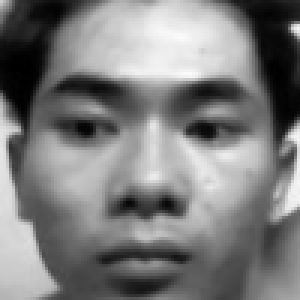
#> input picture face_recognition_flutter/backendjs/dataset/User.3.1.jpg, 100 x 100 px (shown 3 times larger); its folder holds 4 pictures in this run
$ python 02_face_training.py
#> lines starting #> are read from the running program, lines starting #| are printed output that depends on the picture
import cv2
import numpy as np
from PIL import Image
import os

# ========= CẤU HÌNH =========
dataset_path = 'dataset'
cascade_path = os.path.join('models', 'haarcascade_frontalface_default.xml')
trainer_output = os.path.join('trainer', 'trainer.yml')

# ========= KHỞI TẠO =========
recognizer = cv2.face.LBPHFaceRecognizer_create(radius=2, neighbors=8, grid_x=8, grid_y=8)
detector = cv2.CascadeClassifier(cascade_path)

# ========= HÀM ĐỌC DỮ LIỆU =========
def getImagesAndLabels(path):
#> called with path = 'dataset'
    imagePaths = [os.path.join(path, f) for f in os.listdir(path) if f.endswith('.jpg')]
    faceSamples = []
    ids = []

    for imagePath in imagePaths:
        try:
            PIL_img = Image.open(imagePath).convert('L')  # grayscale
#> PIL_img is the input picture: PIL image 100x100 L; min 0, max 251, mean 124.2
            img_numpy = np.array(PIL_img, 'uint8')

            # Tiền xử lý ảnh trước khi phát hiện khuôn mặt
            img_numpy = cv2.equalizeHist(img_numpy)
            img_numpy = cv2.GaussianBlur(img_numpy, (5, 5), 0)

            id = int(os.path.split(imagePath)[-1].split(".")[1])
            faces = detector.detectMultiScale(
                img_numpy,
                scaleFactor=1.1,
                minNeighbors=5,
                minSize=(50, 50)
            )
#> faces = [[7, 6, 86, 86]]

            for (x, y, w, h) in faces:
                face_img = img_numpy[y:y+h, x:x+w]
                face_img = cv2.resize(face_img, (100, 100))  # Chuẩn hóa kích thước
                faceSamples.append(face_img)
                ids.append(id)
#> this loop made 1 pass
#> pass 1, in getImagesAndLabels, `face_img = img_numpy[y:y+h, x:x+w]`:
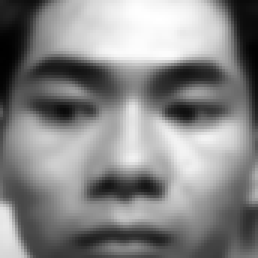
#> face_img: shape (86, 86) (shown 3 times larger); min 0, max 255, mean 134.2
#> after the loop, faceSamples = 1 item; ids = [3]
        except Exception as e:
            print(f"[WARNING] Bỏ qua ảnh lỗi: {imagePath} - {e}")
#> pass 2 of the loop in getImagesAndLabels, `for imagePath in imagePaths:`:
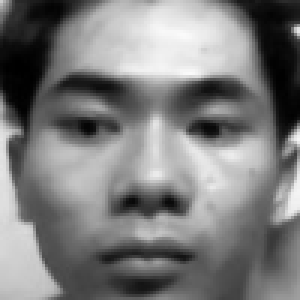
#> input picture face_recognition_flutter/backendjs/dataset/User.3.10.jpg, 100 x 100 px (shown 3 times larger)
#> in getImagesAndLabels, PIL_img is the input picture: PIL image 100x100 L; min 0, max 250, mean 123.9
#> the loop in getImagesAndLabels, `for (x, y, w, h) in faces:` made 1 pass
#> pass 1, in getImagesAndLabels, `face_img = img_numpy[y:y+h, x:x+w]`:
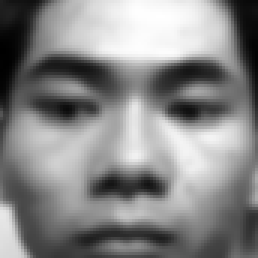
#> face_img: shape (86, 86) (shown 3 times larger); min 0, max 255, mean 134.7
#> after the loop in getImagesAndLabels, `for (x, y, w, h) in faces:`: faceSamples = 2 items; ids = [3, 3]
#> pass 3 of the loop in getImagesAndLabels, `for imagePath in imagePaths:`:
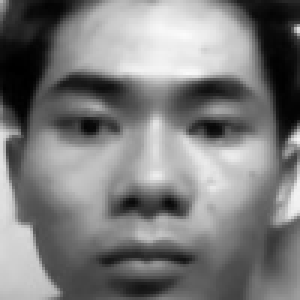
#> input picture face_recognition_flutter/backendjs/dataset/User.3.11.jpg, 100 x 100 px (shown 3 times larger)
#> in getImagesAndLabels, PIL_img is the input picture: PIL image 100x100 L; min 0, max 251, mean 123.7
#> the loop in getImagesAndLabels, `for (x, y, w, h) in faces:` made 1 pass
#> pass 1, in getImagesAndLabels, `face_img = img_numpy[y:y+h, x:x+w]`:
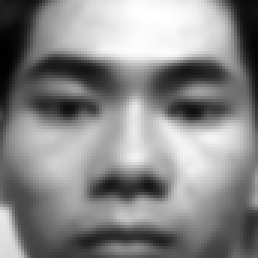
#> face_img: shape (86, 86) (shown 3 times larger); min 0, max 255, mean 136
#> after the loop in getImagesAndLabels, `for (x, y, w, h) in faces:`: faceSamples = 3 items; ids = [3, 3, 3]
#> the loop made 4 passes; the first 3 are shown

    return faceSamples, ids

# ========= HUẤN LUYỆN =========
print("\n[INFO] Đang huấn luyện khuôn mặt. Vui lòng chờ ...")
faces, ids = getImagesAndLabels(dataset_path)
if len(faces) == 0:
    print("[ERROR] Không tìm thấy ảnh khuôn mặt nào để huấn luyện.")
    exit(1)

recognizer.train(faces, np.array(ids))

# ========= LƯU MODEL =========
if not os.path.exists('trainer'):
    os.makedirs('trainer')

#> (the run stopped early here; a loop or call above may not have finished)
